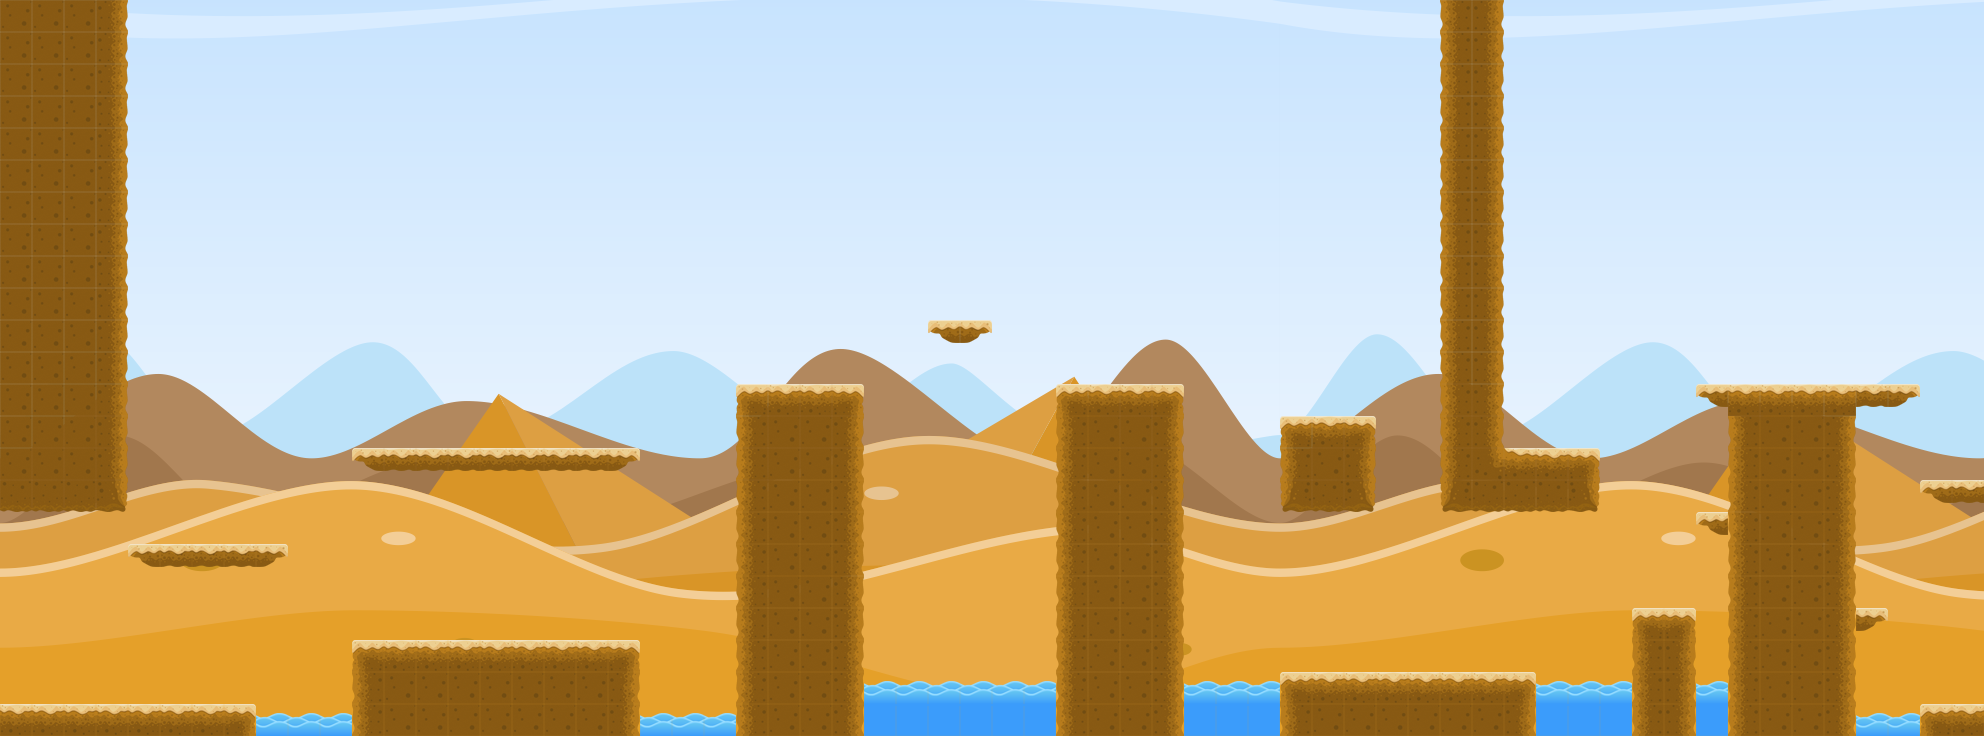

Tiled map render using the project's own tile images. Description and the map definition, with tile-layer contents summarised, below:
An orthogonal 62x23 tile map with 32x32 px tiles, 2 tile layers (Capa de Patrones 1, Capa de patrones 2), 2 tilesets.

<map version="1.0" tiledversion="1.0.3" orientation="orthogonal" renderorder="right-down" width="62" height="23" tilewidth="32" tileheight="32" nextobjectid="1">
 <tileset firstgid="1" source="BG2.tsx" />
 <tileset firstgid="1201" source="Tiles.tsx" />
 <layer name="Capa de Patrones 1" width="62" height="23">
  <data>[1426 cells, 1426 non-empty, 920 distinct tile ids]</data>
 </layer>
 <layer name="Capa de patrones 2" width="62" height="23">
  <data>[1426 cells, 361 non-empty, 16 distinct tile ids]</data>
 </layer>
</map>
